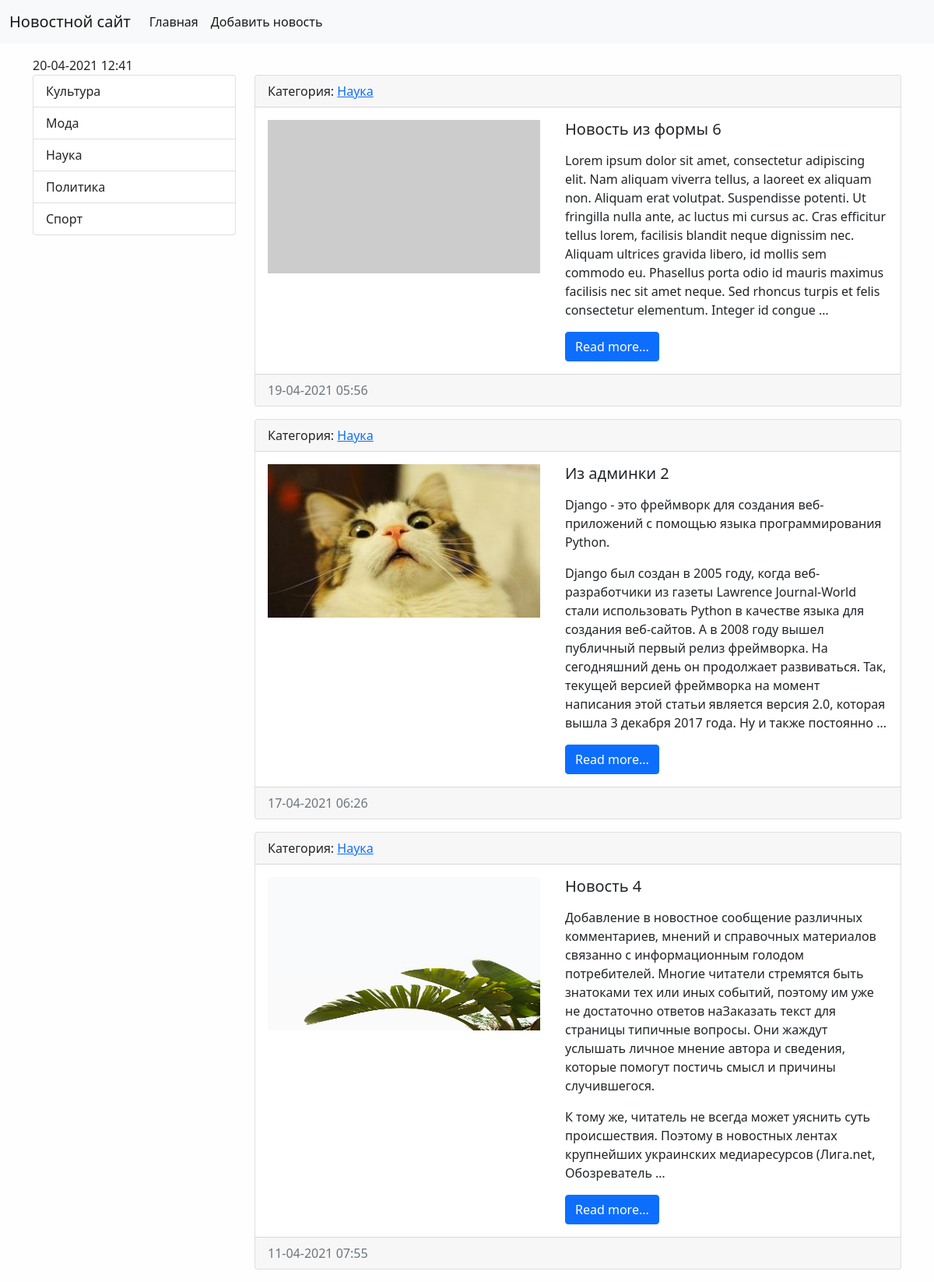
The app's page /category/4/ with its own data.
### news/models.py (models this page shows, shortened)
class Category(models.Model):
    title = models.CharField(max_length=150, db_index=True, verbose_name='Category')
    def __str__(self):
        return self.title
    def get_absolute_url(self):
        return reverse('category', kwargs={"category_id": self.pk})
    class Meta:
        verbose_name = 'Categories'
        verbose_name_plural = 'Category'
        ordering = ['title']

class News(models.Model):
    title = models.CharField(max_length=150, verbose_name='Title')
    content = models.TextField(blank=True, verbose_name='Content')
    created_at = models.DateTimeField(auto_now_add=True, verbose_name='Published at')
    updated_at = models.DateTimeField(auto_now=True, verbose_name='Updated at')
    photo = models.ImageField(upload_to='photos/%Y/%m/%d/', null= True, verbose_name='Photo')
    is_published = models.BooleanField(default=True, verbose_name='Published')
    category = models.ForeignKey('Category', on_delete=models.PROTECT, null=True, verbose_name='Category')
    def get_absolute_url(self):
        return reverse('view_news', kwargs={"pk": self.pk})
    class Meta:
        verbose_name = 'News'
        verbose_name_plural = 'News'
        ordering = ['-created_at']

### news/views.py (the view)
# urls.py: path('category/<int:category_id>/', NewsByCategory.as_view(), name='category'),
class NewsByCategory(ListView):
    model = News
    template_name = 'news/index.html'
    context_object_name = 'news'
    allow_empty = False
    def get_queryset(self):
        return News.objects.filter(category_id=self.kwargs['category_id'], is_published=True)
    def get_context_data(self, *, object_list=None, **kwargs):
        context = super().get_context_data(**kwargs)
        context['title'] = Category.objects.get(pk=self.kwargs['category_id'])
        return context

### news/templatetags/news_tags.py (called while the page is built)
@register.inclusion_tag('news/list_categories.html')
def show_categories():
    categories = Category.objects.all()
    return {'categories': categories}

### news/templates/news/index.html (shortened to what this page needs)
{% extends 'base.html' %}
{% block sidebar %}
{% include 'inc/_sidebar.html' %}
{% endblock %}
{% block content %}
{% for item in news %}
<div class="card mb-3">
    <div class="card-header">
        Категория: <a href="{{ item.category.get_absolute_url }}">{{ item.category.title }}</a>
    </div>
    <div class="card-body">
        <div class="d-flex">
            <div class="flex-shrink-0">
                {% if item.photo %}
                <img src="{{ item.photo.url }}" width="350" height="197" alt="" class="me-3">
                {% else %}
                <img src="https://picsum.photos/id/870/350/300?grayscale&blur=2" width="350" height="197" class="me-3" alt="">
                {% endif %}
            </div>
            <div class=" flex-grow-1 ms-3">
                <h5 class="card-title">{{ item.title }}</h5>
                <p class="card-text">{{ item.content|linebreaks|truncatewords:70 }}</p>
                <a href="{{ item.get_absolute_url }}" class="btn btn-primary">Read more...</a>
            </div>
        </div>
    </div>
    <div class="card-footer text-muted">
        {{ item.created_at|date:"d-m-Y h:i"}}
    </div>
</div>
{% empty %}
Oops...
{% endfor %}
{% endblock %}

### news/templates/news/list_categories.html
<div class="list-group">
    {% for item in categories %}
    <a href="{{ item.get_absolute_url }}" class="list-group-item list-group-item-action" aria-current="true">
        {{ item.title }}
    </a>
    {% empty %}
    Нет категорий
    {% endfor %}
</div>

### djangosite/static/css/style.css (style rules this page uses)
body { background-color: #fefefe; }

### records on screen
Category: title "Культура"
Category: title "Мода"
Category: title "Наука"
Category: title "Политика"
Category: title "Спорт"
News: category "Наука", title "Новость из формы 6", content "Lorem ipsum dolor sit amet, consectetur adipiscing elit. Nam aliquam viverra tellus, a laoreet ex aliquam non. Aliquam erat volutpat. Suspendisse potenti. Ut fringilla nulla ante, ac luctus mi cursus ac. Cras efficitur tellus lorem, facilisis blandit neque dignissim nec. Aliquam ultrices gravida libero, id mollis sem commodo eu. Phasellus porta odio id mauris maximus facilisis nec sit amet neque. Sed rhoncus turpis et felis consectetur elementum. Integer id congue …", created_at "19-04-2021 05:56"
News: category "Наука", photo (picture), title "Из админки 2", content "Django - это фреймворк для создания веб-приложений с помощью языка программирования Python. Django был создан в 2005 году, когда веб-разработчики из газеты Lawrence Journal-World стали использовать Python в качестве языка для создания веб-сайтов. А в 2008 году вышел публичный первый релиз фреймворка. На сегодняшний день он продолжает развиваться. Так, текущей версией фреймворка на момент написания этой статьи является версия 2.0, которая вышла 3 декабря 2017 года. Ну и также постоянно …", created_at "17-04-2021 06:26"
News: category "Наука", photo (picture), title "Новость 4", content "Добавление в новостное сообщение различных комментариев, мнений и справочных материалов связанно с информационным голодом потребителей. Многие читатели стремятся быть знатоками тех или иных событий, поэтому им уже не достаточно ответов наЗаказать текст для страницы типичные вопросы. Они жаждут услышать личное мнение автора и сведения, которые помогут постичь смысл и причины случившегося. К тому же, читатель не всегда может уяснить суть происшествия. Поэтому в новостных лентах крупнейших украинских медиаресурсов (Лига.net, Обозреватель …", created_at "11-04-2021 07:55"
